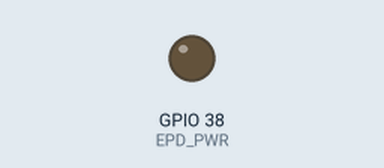
Simulated run of this sketch. Board: ESP32. Parts: output pins drawn as LEDs (lit = HIGH). What the sketch prints to the serial monitor is not drawn.

Above: at 0.1 s.
At 0.6 s:
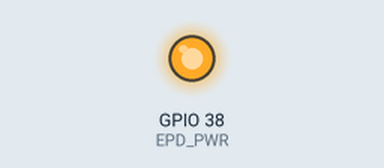
Timing chart, 0 to 2.1 s (numbered marks = the images above):
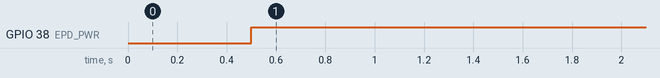

The sketch:

test_ecran.ino
```cpp
// =====================================================================
//  Tests de l'ecran (programme a part, pas de Wi-Fi)
//
//  Utilisation : choisir le test ci-dessous, televerser (meme carte et meme Partition Scheme que le
//  cadre), ouvrir le moniteur serie (115200 bauds) et suivre les etapes en regardant l'ecran.
//  Puis remettre le programme du cadre.
//
//  TEST 1 - memoires du controleur. Le controleur a deux memoires : "precedente" et "courante".
//  Une mise a jour partielle ne fait bouger que les pixels qui different entre les deux. Ce test
//  montre ce que deviennent ces memoires apres une mise a jour partielle : intactes, recopiees ou
//  echangees. Resultat sur la dalle du cadre (7 nov. 2026) : etape 1 = B, etape 2 = A revient,
//  etape 3 = C. Le controleur ECHANGE donc le role de ses deux memoires apres chaque mise a jour
//  partielle (voir afficherZones dans cadre_eink.ino).
//
//  TEST 2 - comparaison des methodes de mise a jour partielle. L'ecran est coupe en 5 colonnes :
//  1, 2, 3 et 4 passes, et inversion des zones. Les memes changements (temperature, barre qui se
//  deplace, texte, trait) y sont affiches 24 fois de suite, chaque colonne avec sa methode, dans les
//  memes mises a jour. A la fin, la colonne avec le moins de traces des anciennes images est la
//  meilleure methode pour cette dalle (methode a choisir ensuite dans la page web, menu Reveil).
// =====================================================================
#define TEST 2

#include <GxEPD2_BW.h>
#include <Adafruit_GFX.h>

#define EPD_CS   5
#define EPD_DC   6
#define EPD_RST  9
#define EPD_BUSY 10
#define EPD_PWR  A2
#define LARGEUR 960
#define HAUTEUR 680
#define OCTETS  (LARGEUR / 8 * HAUTEUR)

GxEPD2_BW<GxEPD2_1330_GDEM133T91, GxEPD2_1330_GDEM133T91::HEIGHT / 4> display(
  GxEPD2_1330_GDEM133T91(EPD_CS, EPD_DC, EPD_RST, EPD_BUSY));
GFXcanvas1 canvas(LARGEUR, HAUTEUR);   // 1 = noir

uint8_t* copie() {
  uint8_t* c = (uint8_t*)ps_malloc(OCTETS);
  memcpy(c, canvas.getBuffer(), OCTETS);
  return c;
}

void attendre(const char* quoi, int secondes) {
  Serial.println(quoi);
  for (int s = secondes; s > 0; s -= 5) { Serial.printf("  (suite dans %d s)\n", s); delay(5000); }
}

// Les memoires du controleur s'echangent apres chaque mise a jour partielle : on compte les passes
// pour savoir laquelle joue le role de "precedente"
int partielles = 0;
// Une mise a jour partielle : 'ancien' (precedente) -> 'nouveau' (courante), selon les roles du moment
void passe(const uint8_t* ancien, const uint8_t* nouveau) {
  if (partielles % 2 == 0) {
    display.epd2.writeImageToPrevious(ancien, 0, 0, LARGEUR, HAUTEUR, true);   // 0x26
    display.epd2.writeImage(nouveau, 0, 0, LARGEUR, HAUTEUR, true);            // 0x24
  } else {
    display.epd2.writeImage(ancien, 0, 0, LARGEUR, HAUTEUR, true);
    display.epd2.writeImageToPrevious(nouveau, 0, 0, LARGEUR, HAUTEUR, true);
  }
  display.epd2.refresh(true);
  partielles++;
}

// Rafraichissement complet propre (avec nettoyage)
void complet(const uint8_t* img) {
  display.epd2.writeImageAgain(img, 0, 0, LARGEUR, HAUTEUR, true);
  display.epd2.refresh(false);
  display.epd2.refresh(false);
  partielles = 0;
}

// ---------------------------------------------------------------------
//  TEST 1 : memoires du controleur
// ---------------------------------------------------------------------
// Un grand carre noir avec sa lettre en blanc (A a gauche, B au milieu, C a droite)
uint8_t* carre(int n) {
  canvas.fillScreen(0);
  for (int k = 0; k < 3; k++) canvas.drawRect(40 + k * 310, 180, 260, 320, 1);
  if (n >= 0) {
    canvas.fillRect(40 + n * 310, 180, 260, 320, 1);
    canvas.setTextColor(0);
    canvas.setTextSize(28);
    canvas.setCursor(40 + n * 310 + 60, 230);
    canvas.print((char)('A' + n));
  }
  canvas.setTextColor(1);
  canvas.setTextSize(3);
  canvas.setCursor(40, 60);
  canvas.print("Test des memoires de l'ecran");
  return copie();
}

void testMemoires() {
  uint8_t *imgA = carre(0), *imgB = carre(1), *imgC = carre(2), *imgBlanc = carre(-1);
  Serial.println("\n=== Test des memoires de l'ecran ===");
  complet(imgA);
  attendre("Etape 0 : l'ecran doit montrer le carre A seul (a gauche).", 20);
  display.epd2.writeImageToPrevious(imgA, 0, 0, LARGEUR, HAUTEUR, true);
  display.epd2.writeImage(imgB, 0, 0, LARGEUR, HAUTEUR, true);
  display.epd2.refresh(true);
  attendre("Etape 1 : le carre B seul (au milieu) doit etre affiche. NOTE CE QUE TU VOIS.", 20);
  display.epd2.refresh(true);
  attendre("Etape 2 : seconde passe sans rien ecrire. NOTE CE QUE TU VOIS (A ? B ? les deux ?).", 20);
  display.epd2.writeImage(imgC, 0, 0, LARGEUR, HAUTEUR, true);
  display.epd2.refresh(true);
  attendre("Etape 3 : courante = C seulement. NOTE CE QUE TU VOIS (C seul ? B et C ? autre ?).", 20);
  complet(imgBlanc);
  Serial.println("Fin du test : ecran nettoye. Remets le programme du cadre.");
}

// ---------------------------------------------------------------------
//  TEST 2 : comparaison des methodes, une par colonne
// ---------------------------------------------------------------------
const int COLONNES = 5, LCOL = LARGEUR / COLONNES;   // 192 px, multiple de 8
const int HAUT = 60;                                 // bandeau des titres, jamais modifie
const char* TITRES[COLONNES] = { "1 passe", "2 passes", "3 passes", "4 passes", "Inversion" };

// Image numero i : dans chaque colonne, les memes elements qui changent d'une image a l'autre
uint8_t* scene(int i) {
  canvas.fillScreen(0);
  canvas.cp437(true);
  canvas.setTextColor(1);
  for (int c = 0; c < COLONNES; c++) {
    int x = c * LCOL;
    canvas.setTextSize(2);
    canvas.setCursor(x + 12, 20);
    canvas.print(TITRES[c]);
    if (c) canvas.drawFastVLine(x, 0, HAUTEUR, 1);
    // une temperature en gros
    canvas.setTextSize(6);
    canvas.setCursor(x + 16, 90);
    char t[24];
    snprintf(t, sizeof t, "%d", 8 + (i * 7) % 13);
    canvas.print(t);
    canvas.print((char)248);
    // une barre noire qui descend
    canvas.fillRect(x + 20, 190 + (i % 8) * 34, 150, 22, 1);
    // du texte qui change
    canvas.setTextSize(2);
    canvas.setCursor(x + 12, 480);
    snprintf(t, sizeof t, "Bus %02d min", (i * 11) % 60);
    canvas.print(t);
    canvas.setCursor(x + 12, 510);
    canvas.print(i % 2 ? "Pluie 15 %" : "Soleil 3 %");
    // un trait en biais qui se decale, comme une courbe
    for (int e = 0; e < 3; e++) canvas.drawLine(x + 10, 600 + e + (i % 5) * 8, x + 180, 560 + e + (i % 3) * 12, 1);
  }
  return copie();
}

// Une mise a jour de toutes les colonnes : 'ancien' -> 'nouveau', chaque colonne avec sa methode.
// Passe p : les colonnes "N passes" refont le trajet ancien -> nouveau tant que p < N ; la colonne
// inversion passe ses zones changees en negatif (p = 0) puis revient (p = 1) ; sinon, memoires
// identiques : pas de mouvement.
uint8_t *prec, *cour;   // contenu des deux roles pour la passe en cours
void miseAJour(const uint8_t* ancien, const uint8_t* nouveau) {
  const int BL = LCOL / 8, CASE = 40;   // inversion : par cases de 192 x 40 px (comme des zones)
  const int L8 = LARGEUR / 8, c4 = 4 * BL;
  bool change[HAUTEUR / CASE + 1] = { false };   // cases de la colonne inversion qui changent
  for (int y = HAUT; y < HAUTEUR; y++)
    for (int b = 0; b < BL; b++) if (ancien[y * L8 + c4 + b] != nouveau[y * L8 + c4 + b]) change[(y - HAUT) / CASE] = true;
  for (int p = 0; p < 4; p++) {
    for (int y = 0; y < HAUTEUR; y++) {
      for (int c = 0; c < COLONNES; c++) {
        for (int b = 0; b < BL; b++) {
          int k = y * L8 + c * BL + b;
          uint8_t a = ancien[k], n = nouveau[k], pr = n, co = n;
          if (y >= HAUT && c < 4 && p <= c) pr = a;
          if (y >= HAUT && c == 4 && p < 2 && change[(y - HAUT) / CASE]) { pr = p == 0 ? n : (uint8_t)~n; co = p == 0 ? (uint8_t)~n : n; }
          prec[k] = pr; cour[k] = co;
        }
      }
    }
    passe(prec, cour);
  }
}

void testComparaison() {
  const int N = 24;
  prec = (uint8_t*)ps_malloc(OCTETS);
  cour = (uint8_t*)ps_malloc(OCTETS);
  Serial.println("\n=== Comparaison des methodes de mise a jour partielle ===");
  uint8_t* ancien = scene(0);
  complet(ancien);
  attendre("Depart : ecran nettoye, image 1. Les 24 mises a jour vont suivre (environ 2 min).", 10);
  for (int i = 1; i <= N; i++) {
    uint8_t* nouveau = scene(i);
    unsigned long t0 = millis();
    miseAJour(ancien, nouveau);
    Serial.printf("Mise a jour %d / %d (%lu ms)\n", i, N, millis() - t0);
    free(ancien);
    ancien = nouveau;
    delay(1000);
  }
  display.hibernate();
  Serial.println("Termine. Prends l'ecran en photo (de face, sans reflet) et compare les colonnes :");
  Serial.println("la meilleure est celle ou l'on voit le moins les anciennes temperatures, barres, textes et traits.");
  Serial.println("L'image reste affichee. Remets ensuite le programme du cadre (il nettoiera l'ecran).");
}

void setup() {
  Serial.begin(115200);
  unsigned long t0 = millis();
  while (!Serial && millis() - t0 < 10000) delay(10);
  delay(500);
  pinMode(EPD_PWR, OUTPUT);
  digitalWrite(EPD_PWR, HIGH);
  delay(100);
  display.init(115200, false, 2, false);
#if TEST == 1
  testMemoires();
#else
  testComparaison();
#endif
}

void loop() {}
```

Measured:
- by itself, GPIO 38 (EPD_PWR): LOW → HIGH at 0.50 s
